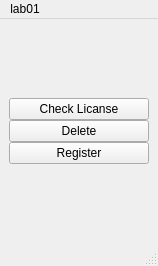
<?xml version="1.0" encoding="UTF-8"?>
<ui version="4.0">
 <class>MainWindow</class>
 <widget class="QMainWindow" name="MainWindow">
  <property name="geometry">
   <rect>
    <x>0</x>
    <y>0</y>
    <width>158</width>
    <height>266</height>
   </rect>
  </property>
  <property name="windowTitle">
   <string>MainWindow</string>
  </property>
  <widget class="QWidget" name="centralwidget">
   <layout class="QVBoxLayout" name="verticalLayout_2">
    <item>
     <layout class="QVBoxLayout" name="verticalLayout">
      <property name="spacing">
       <number>0</number>
      </property>
      <item>
       <widget class="QPushButton" name="bttn_checkLicanse">
        <property name="text">
         <string>Check Licanse</string>
        </property>
       </widget>
      </item>
      <item>
       <widget class="QPushButton" name="bttn_delete">
        <property name="text">
         <string>Delete</string>
        </property>
       </widget>
      </item>
      <item>
       <widget class="QPushButton" name="bttn_register">
        <property name="text">
         <string>Register</string>
        </property>
       </widget>
      </item>
     </layout>
    </item>
   </layout>
  </widget>
  <widget class="QMenuBar" name="menubar">
   <property name="geometry">
    <rect>
     <x>0</x>
     <y>0</y>
     <width>158</width>
     <height>26</height>
    </rect>
   </property>
   <widget class="QMenu" name="menulab01">
    <property name="title">
     <string>lab01</string>
    </property>
   </widget>
   <addaction name="menulab01"/>
  </widget>
  <widget class="QStatusBar" name="statusbar"/>
 </widget>
 <resources/>
 <connections/>
</ui>
